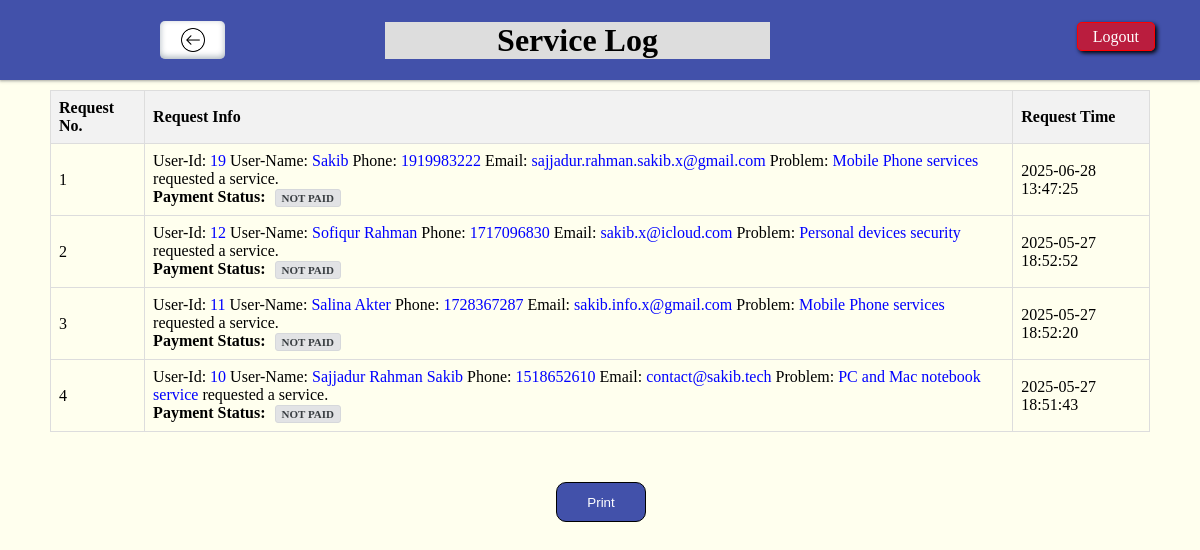
The app's page /admin/servicelog.php (signed in), older data.
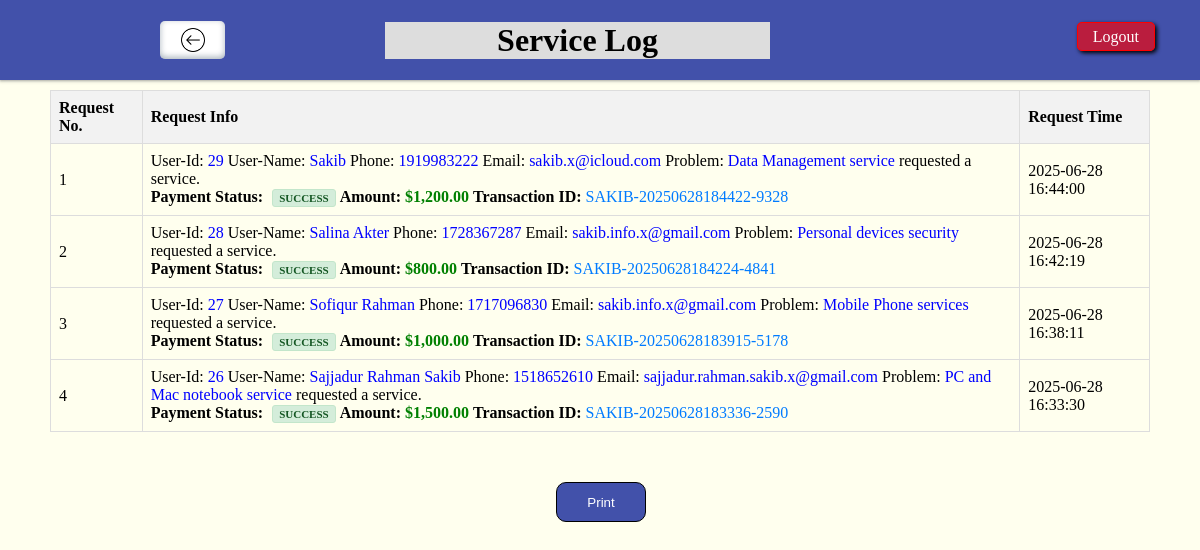
The same page, newer data.
### tables this page shows
CREATE TABLE `reservation` (
  `id` int(100) NOT NULL,
  `name` varchar(32) NOT NULL,
  `address` varchar(50) NOT NULL,
  `phone` int(14) NOT NULL,
  `email` varchar(38) NOT NULL,
  `problem` varchar(100) NOT NULL,
  `description` varchar(500) NOT NULL,
  `submission_time` timestamp NOT NULL DEFAULT current_timestamp(),
  `tracking` varchar(20) DEFAULT NULL,
  `payment_status` enum('PENDING','PAID','FAILED','CANCELLED') DEFAULT 'PENDING'
);

CREATE TABLE `payments` (
  `id` int(11) NOT NULL,
  `reservation_id` int(11) NOT NULL,
  `transaction_id` varchar(100) NOT NULL,
  `session_key` varchar(255) DEFAULT NULL,
  `amount` decimal(10,2) NOT NULL,
  `currency` varchar(3) DEFAULT 'BDT',
  `service_type` varchar(100) NOT NULL,
  `status` enum('PENDING','SUCCESS','FAILED','CANCELLED','INVALID') DEFAULT 'PENDING',
  `ssl_response` text DEFAULT NULL,
  `ipn_received` tinyint(1) DEFAULT 0,
  `created_at` timestamp NULL DEFAULT current_timestamp(),
  `updated_at` timestamp NULL DEFAULT NULL
);

### admin/servicelog.php (the view, shortened to what this page needs)
<!DOCTYPE html>
<html lang="en">
<head>
    <link rel="stylesheet" href="servicelog.css">
</head>
<body>
    <div class="contaner">
        <div class="navbar item">
            <div class="blank">
                <a href="./admin.php" class="backbtn"></a>
            </div>
            <h1>Service Log</h1>
            <div class="logout">
                <a href="">Logout</a>
            </div>
        </div>
        <div class="content item">
            <table>
                <thead>
                    <tr>
                        <th>Request No.</th>
                        <th>Request Info</th>
                        <th>Request Time</th>
                    </tr>
                </thead>
                <tbody>
                    <?php
                        include 'config.php';
                        $sql = "SELECT r.*, p.transaction_id, p.amount, p.currency, p.status as payment_status, p.created_at as payment_date
                                FROM reservation r
                                LEFT JOIN payments p ON r.id = p.reservation_id
                                ORDER BY r.id DESC";
                        $result = mysqli_query($conn, $sql);
                        $no = 1;
                        while ($row = mysqli_fetch_assoc($result)) {
                            $payment_status = $row['payment_status'] ? $row['payment_status'] : 'Not Paid';
                            $amount = $row['amount'] ? '$' . number_format($row['amount'], 2) : 'N/A';
                            $status_class = '';
                            switch (strtolower($payment_status)) {
                                case 'paid':
                                case 'completed':
                                case 'success':
                                    $status_class = 'status-paid';
                                    break;
                                default:
                                    $status_class = 'status-unpaid';
                            }
                            echo '<tr>
                            <td>' . $no . '</td>
                            <td>
                                <p>User-Id: <span style="color: blue;">' . $row['id'] . '</span>
                                User-Name: <span style="color: blue;"> ' . $row['name'] . '</span>
                                Phone: <span style="color: blue;"> ' . $row['phone'] . '</span>
                                Email: <span style="color: blue;"> ' . $row['email'] . '</span>
                                Problem: <span style="color: blue;"> ' . $row['problem'] . '</span> requested a service.
                                <br><strong>Payment Status:</strong> <span class="payment-status '.$status_class.'">'.htmlspecialchars($payment_status).'</span>';
                            if ($row['amount']) {
                                echo ' <strong>Amount:</strong> <span style="color: green; font-weight: bold;">'.$amount.'</span>';
                            }
                            if ($row['transaction_id']) {
                                echo ' <strong>Transaction ID:</strong> <span style="color: #007bff;">'.$row['transaction_id'].'</span>';
                            }
                            echo '</p>
                            </td>
                            <td>' . $row['submission_time'] . '</td>
                        </tr>';
                            $no++;
                        }
                    ?>
                </tbody>
            </table>
            <div style="width: 8%; /* Adjust width as needed */
                margin: 50px auto;">
                <form action="<?php $_SERVER['PHP_SELF']?>" method="POST">
                    <input style = "width: 90px;
                    height: 40px;
                     padding: 2px;
                      background-color: #4251aa;
                      color: #fff;
                       border-radius: 10px;
                       border: 1px solid black;" name="submit" type="submit" value="Print" class="printbtn">
                </form>
            </div>
        </div>
    </div>
</body>
</html>

Row changes from the older to the newer data that the page shows:
removed reservation: id "19", name "Sakib", phone "1919983222", email "sajjadur.rahman.sakib.x@gmail.com", problem "Mobile Phone services", payment_status "NOT PAID", submission_time "2025-06-28 13:47:25"
removed reservation: id "12", name "Sofiqur Rahman", phone "1717096830", email "sakib.x@icloud.com", problem "Personal devices security", payment_status "NOT PAID", submission_time "2025-05-27 18:52:52"
removed reservation: id "11", name "Salina Akter", phone "1728367287", email "sakib.info.x@gmail.com", problem "Mobile Phone services", payment_status "NOT PAID", submission_time "2025-05-27 18:52:20"
removed reservation: id "10", name "Sajjadur Rahman Sakib", phone "1518652610", email "contact@sakib.tech", problem "PC and Mac notebook service", payment_status "NOT PAID", submission_time "2025-05-27 18:51:43"
added payments: reservation "29", reservation.name "Sakib", reservation.phone "1919983222", reservation.email "sakib.x@icloud.com", reservation.problem "Data Management service", status "SUCCESS", amount "$1,200.00", transaction "SAKIB-20250628184422-9328", reservation.submission_time "2025-06-28 16:44:00"
added payments: reservation "28", reservation.name "Salina Akter", reservation.phone "1728367287", reservation.email "sakib.info.x@gmail.com", reservation.problem "Personal devices security", status "SUCCESS", amount "$800.00", transaction "SAKIB-20250628184224-4841", reservation.submission_time "2025-06-28 16:42:19"
added payments: reservation "27", reservation.name "Sofiqur Rahman", reservation.phone "1717096830", reservation.email "sakib.info.x@gmail.com", reservation.problem "Mobile Phone services", status "SUCCESS", amount "$1,000.00", transaction "SAKIB-20250628183915-5178", reservation.submission_time "2025-06-28 16:38:11"
added payments: reservation "26", reservation.name "Sajjadur Rahman Sakib", reservation.phone "1518652610", reservation.email "sajjadur.rahman.sakib.x@gmail.com", reservation.problem "PC and Mac notebook service", status "SUCCESS", amount "$1,500.00", transaction "SAKIB-20250628183336-2590", reservation.submission_time "2025-06-28 16:33:30"
